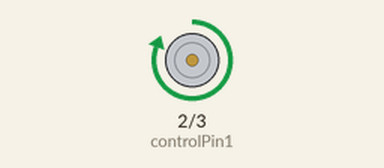
Recording of a sketch running on a simulated Arduino Uno, built with avr-gcc and run on an emulated ATmega328P. Parts: motor-driver pin pairs drawn as motors (green arrow = first pin HIGH = forward, orange = second pin HIGH = backward, longer = more drive, scaled by the enable pin).

Above: at 1.5 s.
At 4.5 s:
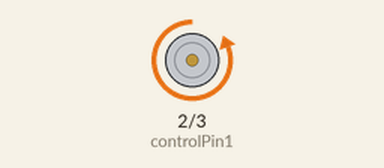
At 6.5 s:
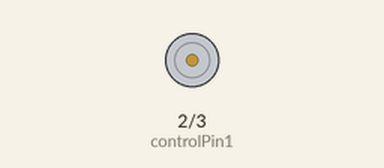
Timing chart, 0 to 9.1 s (numbered marks = the images above):
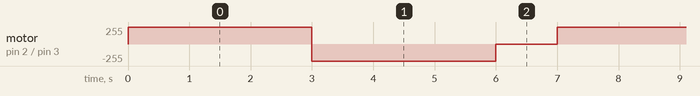

The sketch:

azmuth_firmware-20190511.ino
```cpp
const int controlPin1 = 2;
const int controlPin2 = 3;
const int enablePin = 9;

int motorEnabled = 0;
int motorSpeed = 0;
int motorDirection = 1;

void setup() {
  pinMode(controlPin1, OUTPUT);
  pinMode(controlPin2, OUTPUT);
  pinMode(enablePin, OUTPUT);
  digitalWrite(enablePin, HIGH);

}

void loop() {
  digitalWrite(controlPin1, HIGH);
  digitalWrite(controlPin2, LOW);
  delay(3000);            // waits for a second
  digitalWrite(controlPin1, LOW);
  digitalWrite(controlPin2, HIGH);
  delay(3000);            // waits for a second
  digitalWrite(controlPin1, LOW);
  digitalWrite(controlPin2, LOW);
  delay(1000);            // waits for a second

}
```

Measured:
- by itself, motor on pin 2 (controlPin1) / pin 3 (controlPin2): repeats every 7.0 s: backward 255/255 3.0 s, stopped 1.0 s, forward 255/255 3.0 s
